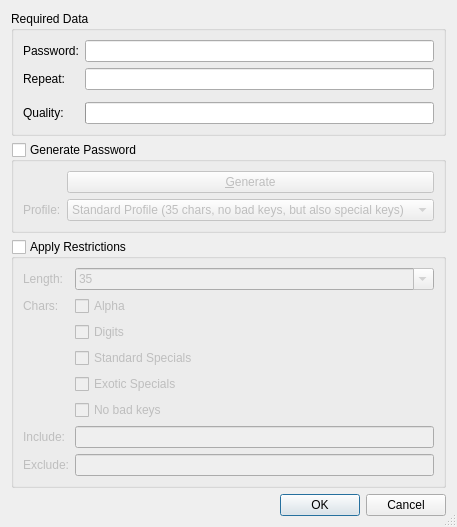
<?xml version="1.0" encoding="UTF-8"?>
<ui version="4.0">
 <class>PasswordEditorDialog</class>
 <widget class="QDialog" name="PasswordEditorDialog">
  <property name="geometry">
   <rect>
    <x>0</x>
    <y>0</y>
    <width>403</width>
    <height>481</height>
   </rect>
  </property>
  <property name="windowTitle">
   <string>Password Editor</string>
  </property>
  <property name="locale">
   <locale language="English" country="UnitedStates"/>
  </property>
  <property name="sizeGripEnabled">
   <bool>true</bool>
  </property>
  <layout class="QVBoxLayout" name="verticalLayout">
   <item>
    <widget class="QGroupBox" name="groupBox_3">
     <property name="title">
      <string>Required Data</string>
     </property>
     <layout class="QFormLayout" name="formLayout">
      <item row="0" column="0">
       <widget class="QLabel" name="l_password">
        <property name="text">
         <string>Password:</string>
        </property>
       </widget>
      </item>
      <item row="0" column="1">
       <widget class="QLineEdit" name="m_password">
        <property name="inputMethodHints">
         <set>Qt::ImhHiddenText|Qt::ImhNoAutoUppercase|Qt::ImhNoPredictiveText</set>
        </property>
        <property name="maxLength">
         <number>1000</number>
        </property>
        <property name="echoMode">
         <enum>QLineEdit::Password</enum>
        </property>
        <property name="dragEnabled">
         <bool>true</bool>
        </property>
       </widget>
      </item>
      <item row="1" column="0">
       <widget class="QLabel" name="l_repeat">
        <property name="text">
         <string>Repeat:</string>
        </property>
       </widget>
      </item>
      <item row="1" column="1">
       <widget class="QLineEdit" name="m_repeat">
        <property name="inputMethodHints">
         <set>Qt::ImhHiddenText|Qt::ImhNoAutoUppercase|Qt::ImhNoPredictiveText</set>
        </property>
        <property name="maxLength">
         <number>1000</number>
        </property>
        <property name="echoMode">
         <enum>QLineEdit::Password</enum>
        </property>
        <property name="dragEnabled">
         <bool>true</bool>
        </property>
       </widget>
      </item>
      <item row="3" column="0">
       <widget class="QLabel" name="l_password_quality">
        <property name="text">
         <string>Quality:</string>
        </property>
       </widget>
      </item>
      <item row="3" column="1">
       <widget class="QProgressBar" name="m_password_quality">
        <property name="value">
         <number>0</number>
        </property>
        <property name="textVisible">
         <bool>false</bool>
        </property>
       </widget>
      </item>
      <item row="2" column="1">
       <spacer name="verticalSpacer">
        <property name="orientation">
         <enum>Qt::Vertical</enum>
        </property>
        <property name="sizeType">
         <enum>QSizePolicy::Preferred</enum>
        </property>
        <property name="sizeHint" stdset="0">
         <size>
          <width>10</width>
          <height>10</height>
         </size>
        </property>
       </spacer>
      </item>
     </layout>
    </widget>
   </item>
   <item>
    <widget class="QGroupBox" name="groupBox">
     <property name="title">
      <string>Generate Password</string>
     </property>
     <property name="flat">
      <bool>false</bool>
     </property>
     <property name="checkable">
      <bool>true</bool>
     </property>
     <property name="checked">
      <bool>false</bool>
     </property>
     <layout class="QGridLayout" name="gridLayout">
      <item row="0" column="1">
       <widget class="QPushButton" name="pushButton">
        <property name="text">
         <string>&amp;Generate</string>
        </property>
       </widget>
      </item>
      <item row="1" column="0">
       <widget class="QLabel" name="label">
        <property name="text">
         <string>Profile:</string>
        </property>
       </widget>
      </item>
      <item row="1" column="1">
       <widget class="QComboBox" name="comboBox">
        <item>
         <property name="text">
          <string>Standard Profile (35 chars, no bad keys, but also special keys)</string>
         </property>
        </item>
        <item>
         <property name="text">
          <string>Secure + Long (for automatic insertion)</string>
         </property>
        </item>
        <item>
         <property name="text">
          <string>Secure + Short (for typing users)</string>
         </property>
        </item>
        <item>
         <property name="text">
          <string>Insecure (when required)</string>
         </property>
        </item>
       </widget>
      </item>
     </layout>
    </widget>
   </item>
   <item>
    <widget class="QGroupBox" name="groupBox_2">
     <property name="title">
      <string>Apply Restrictions</string>
     </property>
     <property name="checkable">
      <bool>true</bool>
     </property>
     <property name="checked">
      <bool>false</bool>
     </property>
     <layout class="QFormLayout" name="formLayout_2">
      <item row="0" column="0">
       <widget class="QLabel" name="l_length">
        <property name="text">
         <string>Length:</string>
        </property>
       </widget>
      </item>
      <item row="0" column="1">
       <widget class="QComboBox" name="m_length">
        <property name="sizePolicy">
         <sizepolicy hsizetype="MinimumExpanding" vsizetype="Fixed">
          <horstretch>0</horstretch>
          <verstretch>0</verstretch>
         </sizepolicy>
        </property>
        <property name="inputMethodHints">
         <set>Qt::ImhDigitsOnly|Qt::ImhFormattedNumbersOnly|Qt::ImhPreferNumbers</set>
        </property>
        <property name="editable">
         <bool>true</bool>
        </property>
        <property name="currentIndex">
         <number>6</number>
        </property>
        <item>
         <property name="text">
          <string>8</string>
         </property>
        </item>
        <item>
         <property name="text">
          <string>10</string>
         </property>
        </item>
        <item>
         <property name="text">
          <string>15</string>
         </property>
        </item>
        <item>
         <property name="text">
          <string>20</string>
         </property>
        </item>
        <item>
         <property name="text">
          <string>25</string>
         </property>
        </item>
        <item>
         <property name="text">
          <string>30</string>
         </property>
        </item>
        <item>
         <property name="text">
          <string>35</string>
         </property>
        </item>
        <item>
         <property name="text">
          <string>40</string>
         </property>
        </item>
       </widget>
      </item>
      <item row="1" column="0">
       <widget class="QLabel" name="label_2">
        <property name="text">
         <string>Chars:</string>
        </property>
       </widget>
      </item>
      <item row="1" column="1">
       <widget class="QCheckBox" name="checkBox">
        <property name="text">
         <string>Alpha</string>
        </property>
       </widget>
      </item>
      <item row="2" column="1">
       <widget class="QCheckBox" name="checkBox_4">
        <property name="text">
         <string>Digits</string>
        </property>
       </widget>
      </item>
      <item row="3" column="1">
       <widget class="QCheckBox" name="checkBox_3">
        <property name="text">
         <string>Standard Specials</string>
        </property>
       </widget>
      </item>
      <item row="4" column="1">
       <widget class="QCheckBox" name="checkBox_2">
        <property name="text">
         <string>Exotic Specials</string>
        </property>
       </widget>
      </item>
      <item row="6" column="0">
       <widget class="QLabel" name="label_4">
        <property name="text">
         <string>Include:</string>
        </property>
       </widget>
      </item>
      <item row="6" column="1">
       <widget class="QLineEdit" name="lineEdit_2"/>
      </item>
      <item row="7" column="0">
       <widget class="QLabel" name="label_3">
        <property name="text">
         <string>Exclude:</string>
        </property>
       </widget>
      </item>
      <item row="7" column="1">
       <widget class="QLineEdit" name="lineEdit"/>
      </item>
      <item row="5" column="1">
       <widget class="QCheckBox" name="checkBox_5">
        <property name="text">
         <string>No bad keys</string>
        </property>
       </widget>
      </item>
     </layout>
    </widget>
   </item>
   <item>
    <widget class="QDialogButtonBox" name="m_buttonbox">
     <property name="orientation">
      <enum>Qt::Horizontal</enum>
     </property>
     <property name="standardButtons">
      <set>QDialogButtonBox::Cancel|QDialogButtonBox::Ok</set>
     </property>
    </widget>
   </item>
  </layout>
 </widget>
 <tabstops>
  <tabstop>m_password</tabstop>
  <tabstop>m_repeat</tabstop>
  <tabstop>groupBox</tabstop>
  <tabstop>pushButton</tabstop>
  <tabstop>comboBox</tabstop>
  <tabstop>groupBox_2</tabstop>
  <tabstop>m_length</tabstop>
  <tabstop>checkBox</tabstop>
  <tabstop>checkBox_4</tabstop>
  <tabstop>checkBox_3</tabstop>
  <tabstop>checkBox_2</tabstop>
  <tabstop>checkBox_5</tabstop>
  <tabstop>lineEdit_2</tabstop>
  <tabstop>lineEdit</tabstop>
  <tabstop>m_buttonbox</tabstop>
 </tabstops>
 <resources/>
 <connections>
  <connection>
   <sender>m_buttonbox</sender>
   <signal>accepted()</signal>
   <receiver>PasswordEditorDialog</receiver>
   <slot>accept()</slot>
   <hints>
    <hint type="sourcelabel">
     <x>227</x>
     <y>491</y>
    </hint>
    <hint type="destinationlabel">
     <x>157</x>
     <y>274</y>
    </hint>
   </hints>
  </connection>
  <connection>
   <sender>m_buttonbox</sender>
   <signal>rejected()</signal>
   <receiver>PasswordEditorDialog</receiver>
   <slot>reject()</slot>
   <hints>
    <hint type="sourcelabel">
     <x>295</x>
     <y>497</y>
    </hint>
    <hint type="destinationlabel">
     <x>286</x>
     <y>274</y>
    </hint>
   </hints>
  </connection>
 </connections>
</ui>
